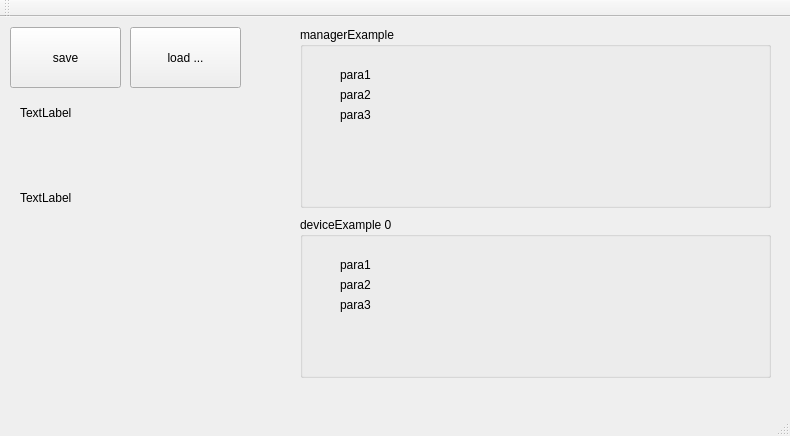
<?xml version="1.0" encoding="UTF-8"?>
<ui version="4.0">
 <class>MainWindow</class>
 <widget class="QMainWindow" name="MainWindow">
  <property name="geometry">
   <rect>
    <x>0</x>
    <y>0</y>
    <width>790</width>
    <height>436</height>
   </rect>
  </property>
  <property name="windowTitle">
   <string>MainWindow</string>
  </property>
  <widget class="QWidget" name="centralWidget">
   <widget class="QPushButton" name="pushButton">
    <property name="geometry">
     <rect>
      <x>10</x>
      <y>10</y>
      <width>111</width>
      <height>61</height>
     </rect>
    </property>
    <property name="text">
     <string>save</string>
    </property>
   </widget>
   <widget class="QLabel" name="state">
    <property name="geometry">
     <rect>
      <x>20</x>
      <y>80</y>
      <width>361</width>
      <height>31</height>
     </rect>
    </property>
    <property name="text">
     <string>TextLabel</string>
    </property>
   </widget>
   <widget class="QLabel" name="error">
    <property name="geometry">
     <rect>
      <x>20</x>
      <y>120</y>
      <width>361</width>
      <height>121</height>
     </rect>
    </property>
    <property name="text">
     <string>TextLabel</string>
    </property>
   </widget>
   <widget class="QPushButton" name="PB_load">
    <property name="geometry">
     <rect>
      <x>130</x>
      <y>10</y>
      <width>111</width>
      <height>61</height>
     </rect>
    </property>
    <property name="text">
     <string>load ...</string>
    </property>
   </widget>
   <widget class="QGroupBox" name="groupBox">
    <property name="geometry">
     <rect>
      <x>300</x>
      <y>10</y>
      <width>471</width>
      <height>181</height>
     </rect>
    </property>
    <property name="title">
     <string>managerExample</string>
    </property>
    <widget class="QLabel" name="Mpara1">
     <property name="geometry">
      <rect>
       <x>40</x>
       <y>40</y>
       <width>431</width>
       <height>16</height>
      </rect>
     </property>
     <property name="text">
      <string>para1</string>
     </property>
    </widget>
    <widget class="QLabel" name="Mpara2">
     <property name="geometry">
      <rect>
       <x>40</x>
       <y>60</y>
       <width>421</width>
       <height>16</height>
      </rect>
     </property>
     <property name="text">
      <string>para2</string>
     </property>
    </widget>
    <widget class="QLabel" name="Mpara3">
     <property name="geometry">
      <rect>
       <x>40</x>
       <y>80</y>
       <width>431</width>
       <height>16</height>
      </rect>
     </property>
     <property name="text">
      <string>para3</string>
     </property>
    </widget>
   </widget>
   <widget class="QGroupBox" name="groupBox_2">
    <property name="geometry">
     <rect>
      <x>300</x>
      <y>200</y>
      <width>471</width>
      <height>161</height>
     </rect>
    </property>
    <property name="title">
     <string>deviceExample 0</string>
    </property>
    <widget class="QLabel" name="Dpara1">
     <property name="geometry">
      <rect>
       <x>40</x>
       <y>40</y>
       <width>431</width>
       <height>16</height>
      </rect>
     </property>
     <property name="text">
      <string>para1</string>
     </property>
    </widget>
    <widget class="QLabel" name="Dpara2">
     <property name="geometry">
      <rect>
       <x>40</x>
       <y>60</y>
       <width>431</width>
       <height>16</height>
      </rect>
     </property>
     <property name="text">
      <string>para2</string>
     </property>
    </widget>
    <widget class="QLabel" name="Dpara3">
     <property name="geometry">
      <rect>
       <x>40</x>
       <y>80</y>
       <width>431</width>
       <height>16</height>
      </rect>
     </property>
     <property name="text">
      <string>para3</string>
     </property>
    </widget>
   </widget>
  </widget>
  <widget class="QMenuBar" name="menuBar">
   <property name="geometry">
    <rect>
     <x>0</x>
     <y>0</y>
     <width>790</width>
     <height>23</height>
    </rect>
   </property>
  </widget>
  <widget class="QToolBar" name="mainToolBar">
   <attribute name="toolBarArea">
    <enum>TopToolBarArea</enum>
   </attribute>
   <attribute name="toolBarBreak">
    <bool>false</bool>
   </attribute>
  </widget>
  <widget class="QStatusBar" name="statusBar"/>
 </widget>
 <layoutdefault spacing="6" margin="11"/>
 <resources/>
 <connections/>
</ui>
